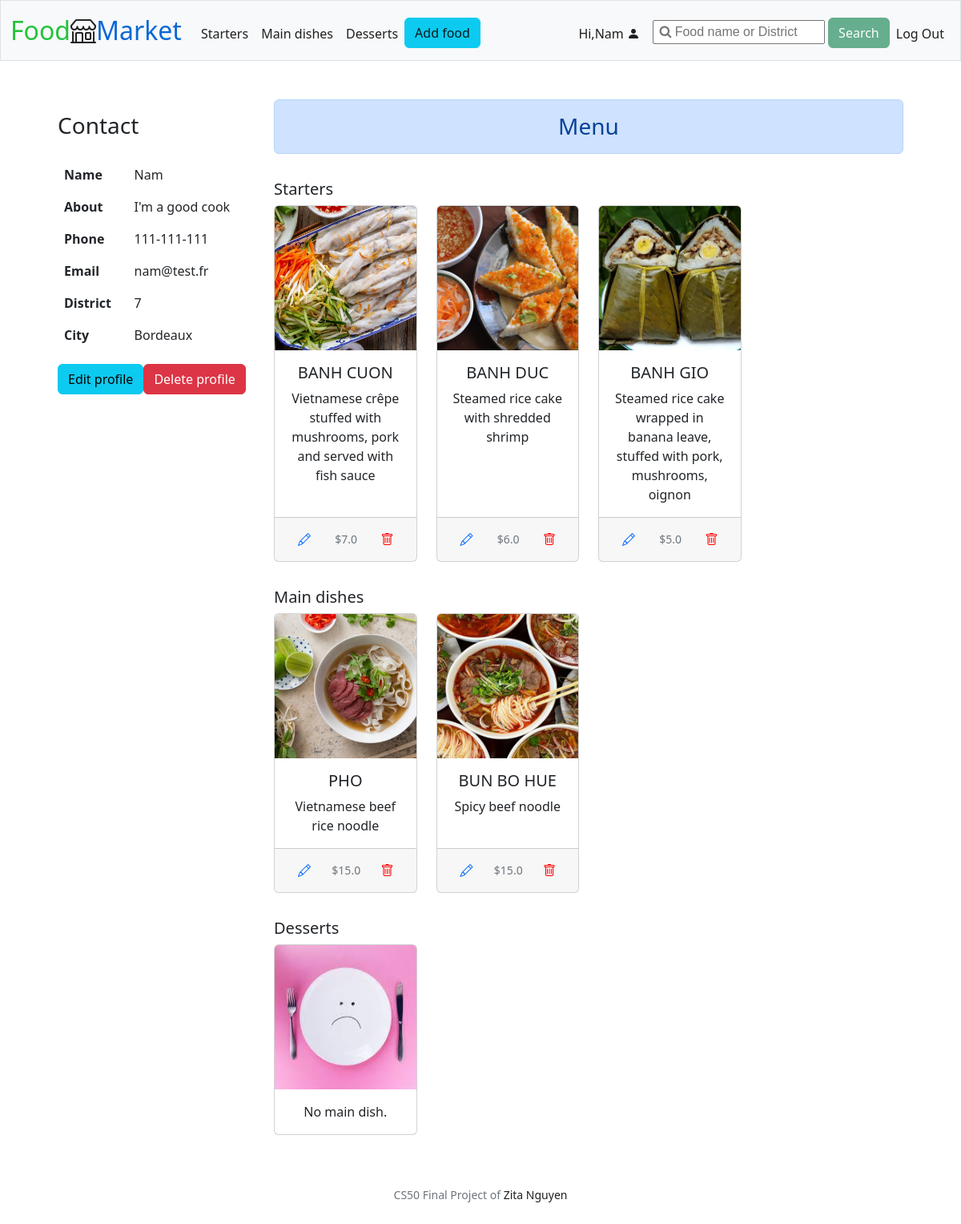
The app's page /seller_profile (signed in), older data.
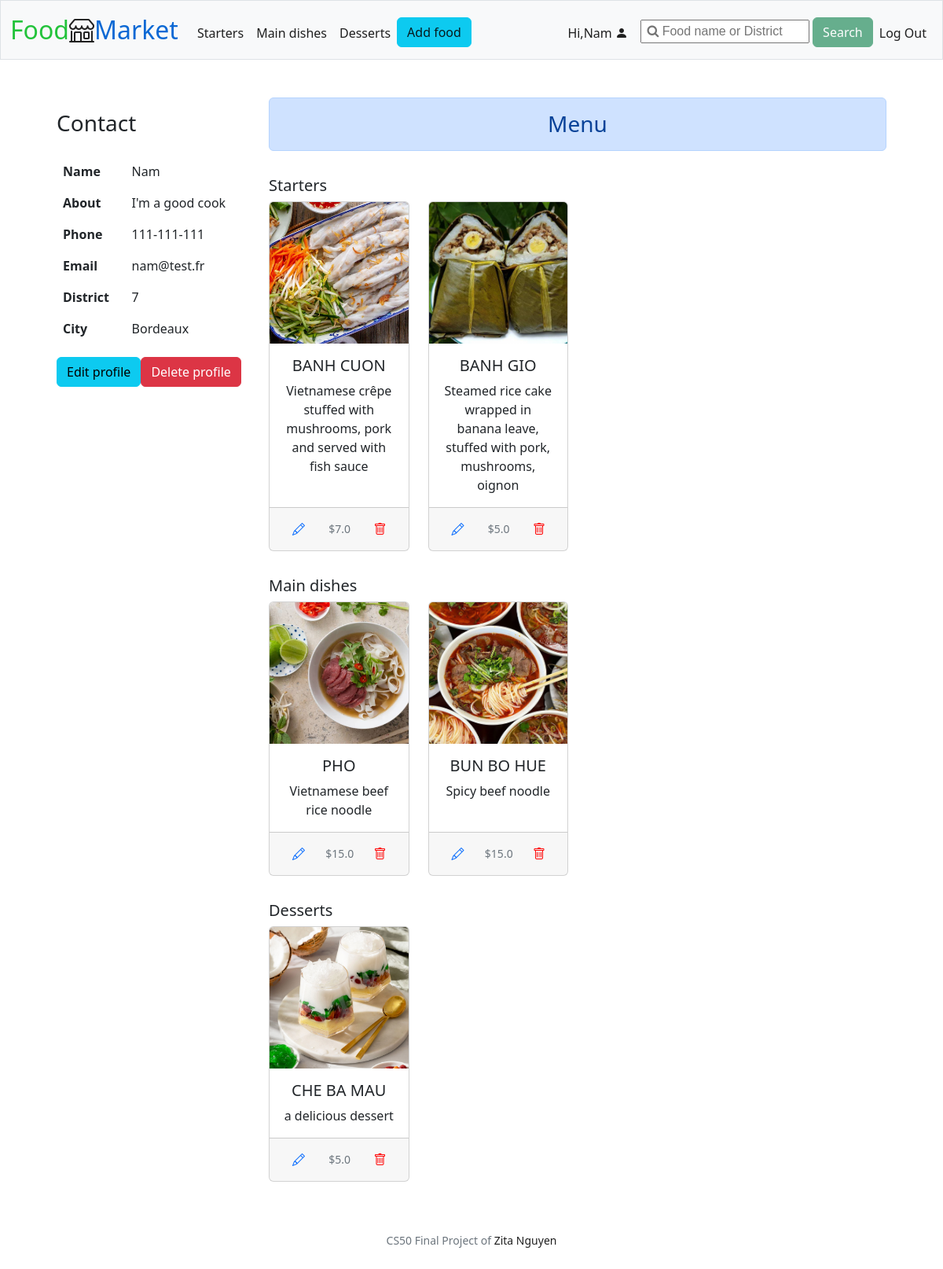
The same page, newer data.
### tables this page shows
CREATE TABLE users (
id INTEGER PRIMARY KEY AUTOINCREMENT,
username TEXT NOT NULL,
email TEXT NOT NULL UNIQUE,
hash TEXT NOT NULL,
role TEXT NOT NULL,
about TEXT);

CREATE TABLE contact (
id INTEGER PRIMARY KEY AUTOINCREMENT,
district TEXT NOT NULL,
city TEXT NOT NULL,
phone TEXT NOT NULL,
user_id INTEGER NOT NULL,
FOREIGN KEY (user_id) REFERENCES users (id)
);

CREATE TABLE food (
id INTEGER PRIMARY KEY AUTOINCREMENT, 
category TEXT NOT NULL,
name TEXT NOT NULL,
photo BLOB NOT NULL,
description TEXT NOT NULL,
price REAL NOT NULL,
date DATETIME NOT NULL,
user_id INTEGER NOT NULL,
FOREIGN KEY (user_id) REFERENCES users (id)
);

### app.py (the view)
@app.route("/seller_profile", methods=["GET"])
@login_required
@role_required
def display_seller():
    return sellers.display_profile(session["user_id"])

### app.py (called while the page is built)
@app.after_request
def after_request(response):
    response.headers["Cache-Control"] = "no-cache, no-store, must-revalidate"
    response.headers["Expires"] = 0
    response.headers["Pragma"] = "no-cache"
    return response

### helpers.py (called while the page is built)
def login_required(f):
    @wraps(f)
    def decorated_function(*args, **kwargs):
        if session.get("user_id") is None:
            return redirect("/login")
        return f(*args, **kwargs)
    return decorated_function

def role_required(f):
    @wraps(f)
    def decorated_function(*args, **kwargs):
        if session.get("user_role") != "seller":
            return redirect("/")
        return f(*args, **kwargs)
    return decorated_function

### queries.py (called while the page is built)
def query_get_seller(id):
    conn = sqlite3.connect("market.db")
    c = conn.cursor()
    c.execute("SELECT users.*, contact.district, contact.city, contact.phone FROM users INNER JOIN contact ON users.id = contact.user_id WHERE users.id = ?", (id,))
    seller = c.fetchone()
    conn.close()
    return seller

def query_get_seller_products(user_id):
    conn = sqlite3.connect("market.db")
    c = conn.cursor()
    c.execute("SELECT * FROM food WHERE user_id = ?", (user_id,))
    products = c.fetchall()
    conn.close()
    return products

### sellers.py (called while the page is built)
def display_profile(seller_id):
    seller = query_get_seller(seller_id)
    products = query_get_seller_products(seller_id)
    starters = list(filter(lambda product: product[1] == "Starter", products))
    main_dishes = list(filter(lambda product: product[1] == "Main dish", products))
    desserts = list(filter(lambda product: product[1] == "Dessert", products))
    return render_template("seller_profile.html", seller=seller, starters=starters, main_dishes=main_dishes, desserts=desserts)

### templates/seller_profile.html (shortened to what this page needs)
{% extends "layout.html" %}
{% block main %}
<div class="row mx-5">
    <div class="col-xs-1 col-lg-3">
        <h3 class="py-3">Contact</h3>
        <table class="table table-borderless">
            <tbody>
              <tr>
                <th scope="row">Name</th>
                <td>{{ seller[1].capitalize() }}</td>
              </tr>
              <tr>
                <th scope="row">About</th>
                <td>{{ seller[5] }}</td>
              </tr>
              <tr>
                <th scope="row">Phone</th>
                <td>{{ seller[8] }}</td>
              </tr>
              <tr>
                <th scope="row">Email</th>
                <td>{{ seller[2] }}</td>
              </tr>
              <tr>
                <th scope="row">District</th>
                <td>{{ seller[6] }}</td>
              </tr>
              <tr>
                <th scope="row">City</th>
                <td>{{ seller[7] }}</td>
              </tr>
            </tbody>
        </table>
        <div class="d-flex flex-wrap justify-content-start">
            <form action="/edit_profile" method="get">
                <button type="submit" class="btn btn-info mb-5">Edit profile</button>
            </form>
            <form action="/delete_profile" method="post">
                <button type="submit" class="btn btn-danger mb-5" onclick="return confirm('Are you sure you want to delete this item?');">Delete profile</button>
            </form>
        </div>
    </div>
    <div class="col-xs-1 col-lg-9">
        <div class="alert alert-primary text-center h3" role="alert">
            Menu
        </div>
        <div>
            <div class="py-3">
                <h5>Starters</h5>
                <div class="row row-cols-1 row-cols-md-4 g-4 text-center">
                    {% if not starters %}
                        <div class="col">
                            <div class="card h-100">
                            <img class="card-img-top" src="{{url_for('static', filename='photos/no_food.jpeg')}}" alt="No product">
                            <div class="card-body">
                                <p class="card-text">No main dish.</p>
                            </div>
                            </div>
                        </div>
                    {% else %}
                        {% for starter in starters %}
                            <div class="col">
                                <div class="card h-100">
                                    <img src="{{url_for('static', filename='photos/' + starter[3])}}" class="card-img-top" alt="{{ starter[2] }}">
                                    <div class="card-body">
                                        <h5 class="card-title">{{ starter[2] }}</h5>
                                        <p class="card-text">{{ starter[4] }}</p>
                                    </div>
                                    <div class="card-footer d-flex justify-content-between align-items-center">
                                        <form action="/modify/{{ starter[0] }}" method="get">
                                        <button type="submit" class="btn btn-link"><span class="bi bi-pencil"></span></button>
                                        </form>
                                        <small class="text-muted">${{ starter[5] }}</small>
                                        <form action="/delete/{{ starter[0] }}" method="post">
                                        <button type="submit" style="color: red; border: none;" class="btn" onclick="return confirm('Are you sure you want to delete this item?');"><span class="bi bi-trash"></span></button>
                                        </form>
                                    </div>
                                </div>
                            </div>
                        {% endfor %}
                    {% endif %}
                </div>
            </div>
            <div class="py-3">
                <h5>Main dishes</h5>
                <div class="row row-cols-1 row-cols-md-4 g-4 text-center">
                    {% if not main_dishes %}
                        <div class="col">
                            <div class="card h-100">
                            <img class="card-img-top" src="{{url_for('static', filename='photos/no_food.jpeg')}}" alt="No product">
                            <div class="card-body">
                                <p class="card-text">No main dish.</p>
                            </div>
                            </div>
                        </div>
                    {% else %}
                        {% for main_dish in main_dishes %}
                            <div class="col">
                                <div class="card h-100">
                                    <img src="{{url_for('static', filename='photos/' + main_dish[3])}}" class="card-img-top" alt="{{ main_dish[2] }}">
                                    <div class="card-body">
                                        <h5 class="card-title">{{ main_dish[2] }}</h5>
                                        <p class="card-text">{{ main_dish[4] }}</p>
                                    </div>
                                    <div class="card-footer d-flex justify-content-between align-items-center">
                                        <form action="/modify/{{ main_dish[0] }}" method="get">
                                        <button type="submit" class="btn btn-link"><span class="bi bi-pencil"></span></button>
                                        </form>
                                        <small class="text-muted">${{ main_dish[5] }}</small>
                                        <form action="/delete/{{ main_dish[0] }}" method="post">
                                        <button type="submit" style="color: red; border: none;" class="btn" onclick="return confirm('Are you sure you want to delete this item?');"><span class="bi bi-trash"></span></button>
                                        </form>
                                    </div>
                                </div>
                            </div>
                        {% endfor %}
                    {% endif %}
                </div>
            </div>
            <div class="py-3">
                <h5>Desserts</h5>
                <div class="row row-cols-1 row-cols-md-4 g-4 text-center">
                    {% if not desserts %}
                        <div class="col">
                            <div class="card h-100">
                            <img class="card-img-top" src="{{url_for('static', filename='photos/no_food.jpeg')}}" alt="No product">
                            <div class="card-body">
                                <p class="card-text">No main dish.</p>
                            </div>
                            </div>
                        </div>
                    {% else %}
                        {% for dessert in desserts %}
                            <div class="col">
                                <div class="card h-100">
                                    <img src="{{url_for('static', filename='photos/' + dessert[3])}}" class="card-img-top" alt="{{ dessert[2] }}">
                                    <div class="card-body">
                                        <h5 class="card-title">{{ dessert[2] }}</h5>
                                        <p class="card-text">{{ dessert[4] }}</p>
                                    </div>
                                    <div class="card-footer d-flex justify-content-between align-items-center">
                                        <form action="/modify/{{ dessert[0] }}" method="get">
                                        <button type="submit" class="btn btn-link"><span class="bi bi-pencil"></span></button>
                                        </form>
                                        <small class="text-muted">${{ dessert[5] }}</small>
                                        <form action="/delete/{{ dessert[0] }}" method="post">
                                        <button type="submit" style="color: red; border: none;" class="btn" onclick="return confirm('Are you sure you want to delete this item?');"><span class="bi bi-trash"></span></button>
                                        </form>
                                    </div>
                                </div>
                            </div>
                        {% endfor %}
                    {% endif %}
                </div>
            </div>
        </div>
    </div>
</div>
{% endblock %}

### templates/layout.html (shortened to what this page needs)
<!DOCTYPE html>
<html lang="en">
    <head>
        <link href="https://cdn.jsdelivr.net/npm/bootstrap@5.2.0-beta1/dist/css/bootstrap.min.css" rel="stylesheet">
        <link rel="stylesheet" href="https://cdn.jsdelivr.net/npm/bootstrap-icons@1.8.3/font/bootstrap-icons.css">
        <link href="https://cdnjs.cloudflare.com/ajax/libs/font-awesome/4.7.0/css/font-awesome.min.css" rel="stylesheet"/>
        <link href="/static/styles.css" rel="stylesheet">
    </head>
    <body>
        <nav class="bg-light border navbar navbar-expand-md navbar-light">
            <div class="container-fluid">
                <a class="navbar-brand" href="/"><span class="green">Food</span><i class="bi bi-shop"></i><span class="blue">Market</span></a>
                <div class="collapse navbar-collapse" id="navbar">
                    {% if session["user_id"] %}
                        <ul class="navbar-nav me-auto mt-2">
                            <li class="nav-item"><a class="nav-link" href="/starters">Starters</a></li>
                            <li class="nav-item"><a class="nav-link" href="/main_dishes">Main dishes</a></li>
                            <li class="nav-item"><a class="nav-link" href="/desserts">Desserts</a></li>
                            {% if session["user_role"] == "seller" %}
                            <li class="nav-item"><a class="btn btn-info" role="button" href="/add">Add food</a></li>
                            {% endif %}
                        </ul>
                        <ul class="navbar-nav ms-auto mt-2">
                            <li class="nav-item">
                                {% if session["user_role"] == "seller" %}
                                    <a class="nav-link" href="/seller_profile">
                                        Hi,{{ session["user_name"].capitalize() }}
                                        <i class="bi bi-person-fill"></i>
                                    </a>
                                {% else %}
                                    <a class="nav-link" href="/profile">
                                        Hi,{{ session["user_name"].capitalize() }}
                                        <i class="bi bi-person-fill"></i>
                                    </a>
                                {% endif %}
                            </li>
                            <form action="/search" method="post" class="ms-2">
                                <input id="q" name="q" type="search" placeholder=" &#xF002; Food name or District" style="font-family:Arial, FontAwesome">
                                <button id="search_button" class="btn btn-success" type="submit" disabled>Search</i></button>
                            </form>
                            <li class="nav-item"><a class="nav-link" href="/logout">Log Out</a></li>
                        </ul>
                    {% else %}
                        <ul class="navbar-nav ms-auto mt-2">
                            <li class="nav-item"><a class="nav-link" href="/register">Register</a></li>
                            <li class="nav-item"><a class="nav-link" href="/login">Log In</a></li>
                        </ul>
                    {% endif %}
                </div>
            </div>
        </nav>
        <main class="container-fluid py-5">
            {% block main %}{% endblock %}
        </main>
        <footer class="mb-5 small text-center text-muted">
            CS50 Final Project of <a href="https://github.com/ZitaNguyen">Zita Nguyen</a>
        </footer>
    </body>
</html>

### static/styles.css (style rules this page uses)
a:link, a:visited { text-decoration: none; color: rgba(7, 7, 7, 0.9); }
nav .navbar-brand { font-size: xx-large; }
nav .navbar-brand .green { color: #23c33b; }
nav .navbar-brand .blue { color: #0a68d4; }
.card-img-top { width: 100%; height: 15vw; object-fit: cover; }
.card-title { text-transform: uppercase; }
ul { list-style: none; }

Row changes from the older to the newer data that the page shows:
removed food: photo (picture), name "BANH DUC", description "Steamed rice cake with shredded shrimp", price "6.0", shown under "Starters"
added food: photo (picture), name "CHE BA MAU", description "a delicious dessert", price "5.0", shown under "Desserts"
Text that changed along with them:
text no longer shown: "No main dish."
